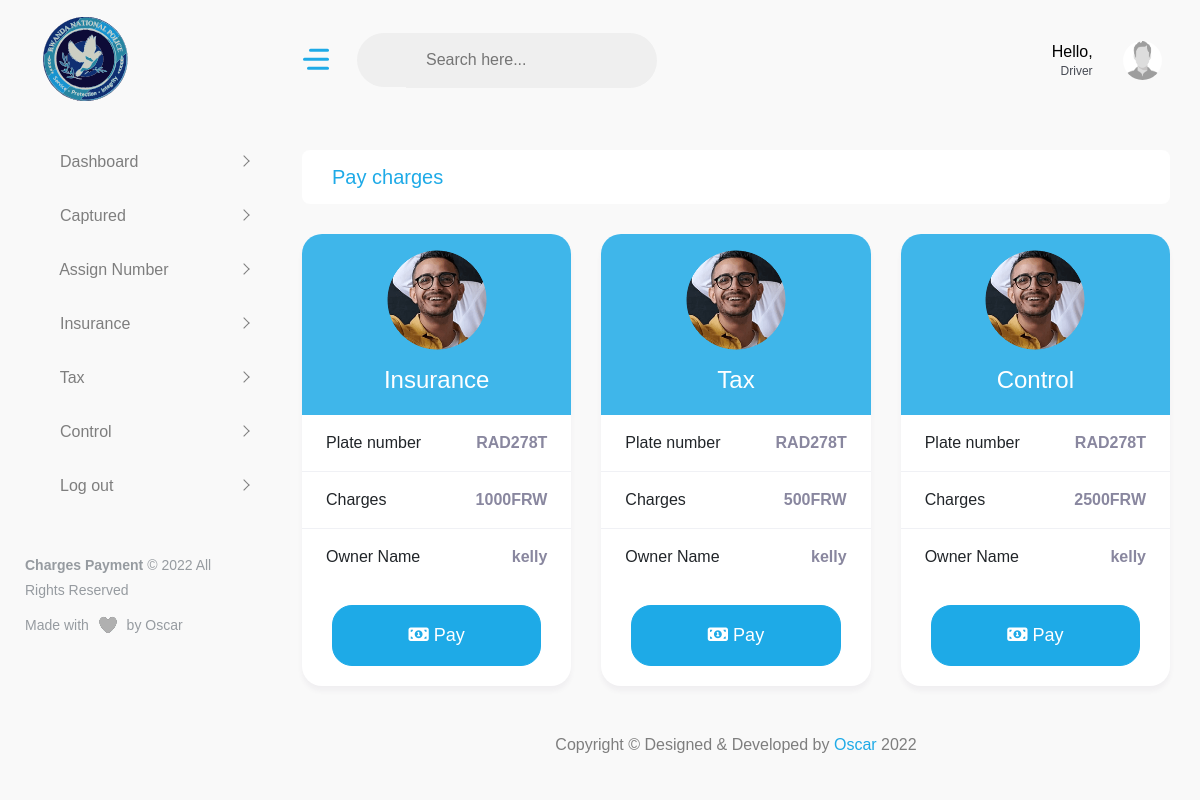
The app's page /driver/driver_payment/9/ (signed in) with its own data.
### car_plate/models.py (models this page shows, shortened)
class Charged_car_official(models.Model):
    police = models.ForeignKey(User, on_delete=models.CASCADE, null=True, blank=True)
    car = models.ForeignKey(Car_registration, on_delete=models.SET_NULL, null=True, blank=True)
    insurance_charged_amount = models.PositiveIntegerField(default=0, null=True, blank=True)
    tax_charged_amount = models.PositiveIntegerField(default=0, null=True, blank=True)
    control_charged_amount = models.PositiveIntegerField(default=0, null=True, blank=True)
    insurance_tole_expire = models.DateField(null=True, blank=True)
    control_tole_expire = models.DateField(null=True, blank=True)
    tax_tole_expire = models.DateField(null=True, blank=True)
    time_done = models.DateTimeField(auto_now_add=True)
    class Meta:
        verbose_name_plural = 'Charged Car Official'

class Car_registration(models.Model):
    id = models.UUIDField(
        default=uuid.uuid4,
        unique=True,
        primary_key=True,
        editable=False
    )
    owner_name = models.CharField(max_length=50)
    Owner_Id = models.IntegerField()
    car_model = models.CharField(max_length=200, null=False)
    owner_phone_number = PhoneNumberField()
    phone_number_assign = PhoneNumberField(blank=True, null=True)
    owner_email = models.EmailField()
    plate_number = models.CharField(max_length=20, unique=True)
    time_done = models.DateTimeField(auto_now_add=True)
    class Meta:
        verbose_name_plural = 'Car Registration'
        ordering = ['-id']

### drivers/decorators.py (the view)
    def wrapper_func(request, *args, **kwargs):
        if request.session.get('car_detail') is None:
            return redirect('drivers_home')
        else:
            return view_func(request, *args, **kwargs)

### authentication/context_processors.py (called while the page is built)
def extras(request):
    user = request.user
    if user.is_authenticated:
        police_req = Police_request.objects.filter(police=user).first()
        profile_police = get_object_or_404(Profile, user=user)
        user_small = user.name
        user_small = user_small.split(' ')
        user_small = user_small[0][:2].upper()
        police_req = police_req
    else:
        profile_police = None
        user_small = None
        police_req = None
    return {
        'profile': profile_police,
        'user': user,
        'user_small': user_small,
        'police_req': police_req
    }

def message_review(request):
    try:
        user = request.user
        message_all = Send_message.objects.filter(police_user=user)[:10]
        user_small = user.name
        user_small = user_small.split(' ')
        user_small = user_small[0][:2].upper()
    except:
        message_all = []
        user_small = 'AA'
    return {
        'message_all': message_all,
        'user_small': user_small
    }

### drivers/views.py (called while the page is built)
@is_car_detail_none
def driver_payment(request, id):
    charged_car = get_object_or_404(Charged_car_official, id=id)
    context = {
        'charged_car': charged_car
    }
    return render(request, 'drivers/driver_payment.html', context)

### drivers/templates/drivers/driver_payment.html
{% extends 'admin_driver/base.html' %}
{% load static %}
{% block content %}
<div class="content-body">
            <div class="container-fluid">
                <div class="page-titles">
					<h4>Pay charges</h4>
                </div>
                <div class="row">
                    <div class="col-xl-4 col-lg-12 col-sm-12">
						<div class="card overflow-hidden">
							<div class="text-center p-3 overlay-box " style="background-image: url({% static 'admin_driver/images/big/img1.jpg' %});">
								<div class="profile-photo">
									<img src="{% static 'admin_driver/images/profile/profile.png' %}" width="100" class="img-fluid rounded-circle" alt="">
								</div>
								<h3 class="mt-3 mb-1 text-white">Insurance</h3>
							</div>
							<ul class="list-group list-group-flush">
								<li class="list-group-item d-flex justify-content-between"><span class="mb-0">Plate number</span> <strong class="text-muted">{{ charged_car.car.plate_number }}	</strong></li>
								<li class="list-group-item d-flex justify-content-between"><span class="mb-0">Charges</span> 		<strong class="text-muted">{{ charged_car.insurance_charged_amount }}FRW	</strong></li>
								<li class="list-group-item d-flex justify-content-between"><span class="mb-0">Owner Name</span> <strong class="text-muted">{{ charged_car.car.owner_name }}	</strong></li>
							</ul>
                            {% if charged_car.insurance_tole_expire %}
                            <div class="card-footer border-0 mt-0">
                            <a href="{% url 'payment_insurance' charged_car.id %}">
                                <button class="btn btn-primary btn-lg btn-block">
									<i class="fa fa-money" aria-hidden="true"></i> Pay
								</button>
                            </a>
                            </div>
                            {% endif %}
                        </div>
					</div>
                    <div class="col-xl-4 col-lg-12 col-sm-12">
						<div class="card overflow-hidden">
							<div class="text-center p-3 overlay-box " style="background-image: url({% static 'admin_driver/images/big/img1.jpg' %});">
								<div class="profile-photo">
									<img src="{% static 'admin_driver/images/profile/profile.png' %}" width="100" class="img-fluid rounded-circle" alt="">
								</div>
								<h3 class="mt-3 mb-1 text-white">Tax</h3>
							</div>
							<ul class="list-group list-group-flush">
								<li class="list-group-item d-flex justify-content-between"><span class="mb-0">Plate number</span> <strong class="text-muted">{{ charged_car.car.plate_number }}	</strong></li>
								<li class="list-group-item d-flex justify-content-between"><span class="mb-0">Charges</span> 		<strong class="text-muted">{{ charged_car.tax_charged_amount }}FRW	</strong></li>
								<li class="list-group-item d-flex justify-content-between"><span class="mb-0">Owner Name</span> <strong class="text-muted">{{ charged_car.car.owner_name }}	</strong></li>
							</ul>
                            {% if charged_car.tax_tole_expire %}
                            <div class="card-footer border-0 mt-0">
								<button class="btn btn-primary btn-lg btn-block">
									<i class="fa fa-money" aria-hidden="true"></i> Pay
								</button>
                            </div>
                            {% endif %}
                        </div>
					</div>
                    <div class="col-xl-4 col-lg-12 col-sm-12">
						<div class="card overflow-hidden">
							<div class="text-center p-3 overlay-box " style="background-image: url({% static 'admin_driver/images/big/img1.jpg' %});">
								<div class="profile-photo">
									<img src="{% static 'admin_driver/images/profile/profile.png' %}" width="100" class="img-fluid rounded-circle" alt="">
								</div>
								<h3 class="mt-3 mb-1 text-white">Control</h3>
							</div>
							<ul class="list-group list-group-flush">
								<li class="list-group-item d-flex justify-content-between"><span class="mb-0">Plate number</span> <strong class="text-muted">{{ charged_car.car.plate_number }}	</strong></li>
								<li class="list-group-item d-flex justify-content-between"><span class="mb-0">Charges</span> 		<strong class="text-muted">{{ charged_car.control_charged_amount }}FRW	</strong></li>
								<li class="list-group-item d-flex justify-content-between"><span class="mb-0">Owner Name</span> <strong class="text-muted">{{ charged_car.car.owner_name }}	</strong></li>
							</ul>
                            {% if charged_car.control_tole_expire %}
                            <div class="card-footer border-0 mt-0">
								<button class="btn btn-primary btn-lg btn-block">
									<i class="fa fa-money" aria-hidden="true"></i> Pay
								</button>
                            </div>
                            {% endif %}
                        </div>
					</div>
                </div>
            </div>
        </div>
{% endblock %}

### records on screen
Charged_car_official: car.plate_number "RAD278T", insurance_charged_amount "1000", car.owner_name "kelly", tax_charged_amount "500", control_charged_amount "2500"
